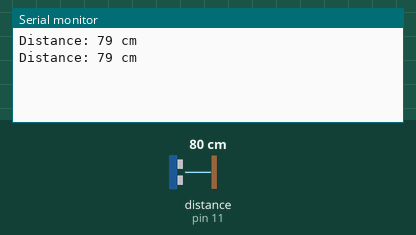
Simulated run of this sketch. Board: Arduino Uno, built with avr-gcc and run on an emulated ATmega328P. Shown: the last lines printed to the serial monitor. Wiring (inferred from the names in the program): ultrasonic range finder: trigger pin 10; echo pin 11. The inputs (shaded band) are chosen by the test bench; at power-on: distance to the obstacle (sensor on pin 11) 80 cm. The echo pulse lasts 58.3 µs per cm.

Above: at 1.8 s.
1.9 s: distance to the obstacle (sensor on pin 11) set to 2 cm
At 2.7 s:
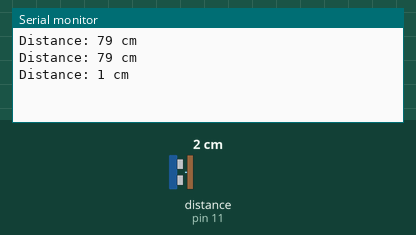
3.4 s: distance to the obstacle (sensor on pin 11) set to 4 cm
At 4.8 s:
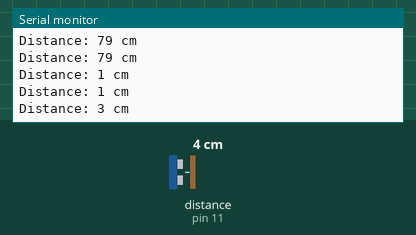
Timing chart, 0 to 6.4 s (numbered marks = the images above; inputs shaded):
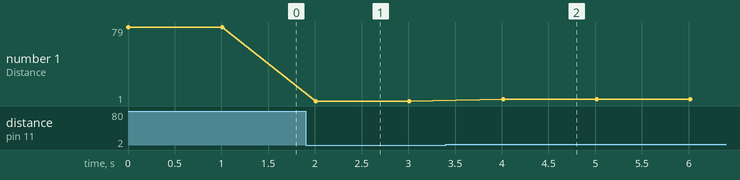

The sketch:

Sensor.ino
```cpp
const int trigPin = 10;  // Trigger pin for HC-SR04
const int echoPin = 11;   // Echo pin for HC-SR04

void setup() {
  Serial.begin(9600);      // Initialize serial communication
  pinMode(trigPin, OUTPUT); // Set trigPin as output
  pinMode(echoPin, INPUT);  // Set echoPin as input
}

void loop() {
  long duration, distance;

  // Clear the trigPin
  digitalWrite(trigPin, LOW);
  delayMicroseconds(2);

  // Trigger the sensor by sending a 10 microsecond HIGH pulse
  digitalWrite(trigPin, HIGH);
  delayMicroseconds(10);
  digitalWrite(trigPin, LOW);

  // Read the echoPin
  duration = pulseIn(echoPin, HIGH);

  // Calculate distance in cm
  distance = (duration * 0.0343) / 2;

  // Print the distance to the Serial Monitor
  Serial.print("Distance: ");
  Serial.print(distance);
  Serial.println(" cm");

  delay(1000); // Wait for 1 second before the next measurement
}
```

Measured:
- after the input at 1.9 s, the serial monitor: prints a new line after 0.11 s (image 1)
- after the input at 3.4 s, the serial monitor: prints a new line after 0.61 s (image 2)
- plotted number 1: 79 → 1 after the input at 1.9 s, 1 → 3 after the input at 3.4 s
